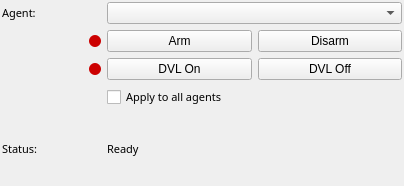
<?xml version="1.0" encoding="UTF-8"?>
<ui version="4.0">

  <!--
  @file coug_utils_config.ui
  @brief UI for the CougUtilsPlugin.
  @author Nelson Durrant
  @date May 2026
  -->

  <class>coug_utils_config</class>
  <widget class="QWidget" name="coug_utils_config">
    <property name="geometry">
      <rect>
        <x>0</x>
        <y>0</y>
        <width>404</width>
        <height>186</height>
      </rect>
    </property>

    <property name="windowTitle">
      <string>Form</string>
    </property>
    <property name="styleSheet">
      <string notr="true" />
    </property>
    <layout class="QGridLayout" name="gridLayout">
      <property name="leftMargin">
        <number>2</number>
      </property>
      <property name="topMargin">
        <number>2</number>
      </property>
      <property name="rightMargin">
        <number>2</number>
      </property>
      <property name="bottomMargin">
        <number>2</number>
      </property>
      <property name="verticalSpacing">
        <number>6</number>
      </property>

      <!-- Row 0: Agent Selection -->
      <item row="0" column="0">
        <widget class="QLabel" name="label_agent">
          <property name="font">
            <font>
              <family>Sans Serif</family>
              <pointsize>8</pointsize>
            </font>
          </property>
          <property name="text">
            <string>Agent:</string>
          </property>
        </widget>
      </item>
      <item row="0" column="1" colspan="3">
        <widget class="QComboBox" name="agent_selector">
          <property name="editable">
            <bool>false</bool>
          </property>
        </widget>
      </item>

      <!-- Row 1: Arm / Disarm -->
      <item row="1" column="0" alignment="Qt::AlignRight|Qt::AlignVCenter">
        <widget class="QLabel" name="armed_indicator">
          <property name="minimumSize">
            <size><width>12</width><height>12</height></size>
          </property>
          <property name="maximumSize">
            <size><width>12</width><height>12</height></size>
          </property>
          <property name="styleSheet">
            <string notr="true">background-color: #cc0000; border-radius: 6px;</string>
          </property>
          <property name="text">
            <string/>
          </property>
        </widget>
      </item>
      <item row="1" column="1" colspan="3">
        <layout class="QHBoxLayout" name="horizontalLayout_arm">
          <item>
            <widget class="QPushButton" name="arm">
              <property name="text">
                <string>Arm</string>
              </property>
            </widget>
          </item>
          <item>
            <widget class="QPushButton" name="disarm">
              <property name="text">
                <string>Disarm</string>
              </property>
            </widget>
          </item>
        </layout>
      </item>

      <!-- Row 2: DVL On / DVL Off -->
      <item row="2" column="0" alignment="Qt::AlignRight|Qt::AlignVCenter">
        <widget class="QLabel" name="dvl_indicator">
          <property name="minimumSize">
            <size><width>12</width><height>12</height></size>
          </property>
          <property name="maximumSize">
            <size><width>12</width><height>12</height></size>
          </property>
          <property name="styleSheet">
            <string notr="true">background-color: #cc0000; border-radius: 6px;</string>
          </property>
          <property name="text">
            <string/>
          </property>
        </widget>
      </item>
      <item row="2" column="1" colspan="3">
        <layout class="QHBoxLayout" name="horizontalLayout_dvl">
          <item>
            <widget class="QPushButton" name="dvl_on">
              <property name="text">
                <string>DVL On</string>
              </property>
            </widget>
          </item>
          <item>
            <widget class="QPushButton" name="dvl_off">
              <property name="text">
                <string>DVL Off</string>
              </property>
            </widget>
          </item>
        </layout>
      </item>

      <!-- Row 3: Checkbox -->
      <item row="3" column="1" colspan="3">
        <widget class="QCheckBox" name="apply_all">
          <property name="font">
            <font>
              <family>Sans Serif</family>
              <pointsize>8</pointsize>
            </font>
          </property>
          <property name="text">
            <string>Apply to all agents</string>
          </property>
          <property name="checked">
            <bool>false</bool>
          </property>
        </widget>
      </item>

      <!-- Row 4: Status -->
      <item row="4" column="0">
        <widget class="QLabel" name="label_2">
          <property name="font">
            <font>
              <family>Sans Serif</family>
              <pointsize>8</pointsize>
            </font>
          </property>
          <property name="text">
            <string>Status:</string>
          </property>
        </widget>
      </item>
      <item row="4" column="1" colspan="3">
        <widget class="QLabel" name="status">
          <property name="font">
            <font>
              <family>Sans Serif</family>
              <pointsize>8</pointsize>
            </font>
          </property>
          <property name="styleSheet">
            <string notr="true" />
          </property>
          <property name="text">
            <string>Ready</string>
          </property>
          <property name="wordWrap">
            <bool>true</bool>
          </property>
          <property name="alignment">
            <set>Qt::AlignLeading|Qt::AlignLeft|Qt::AlignVCenter</set>
          </property>
        </widget>
      </item>

    </layout>
  </widget>

  <resources />
  <connections />
</ui>
